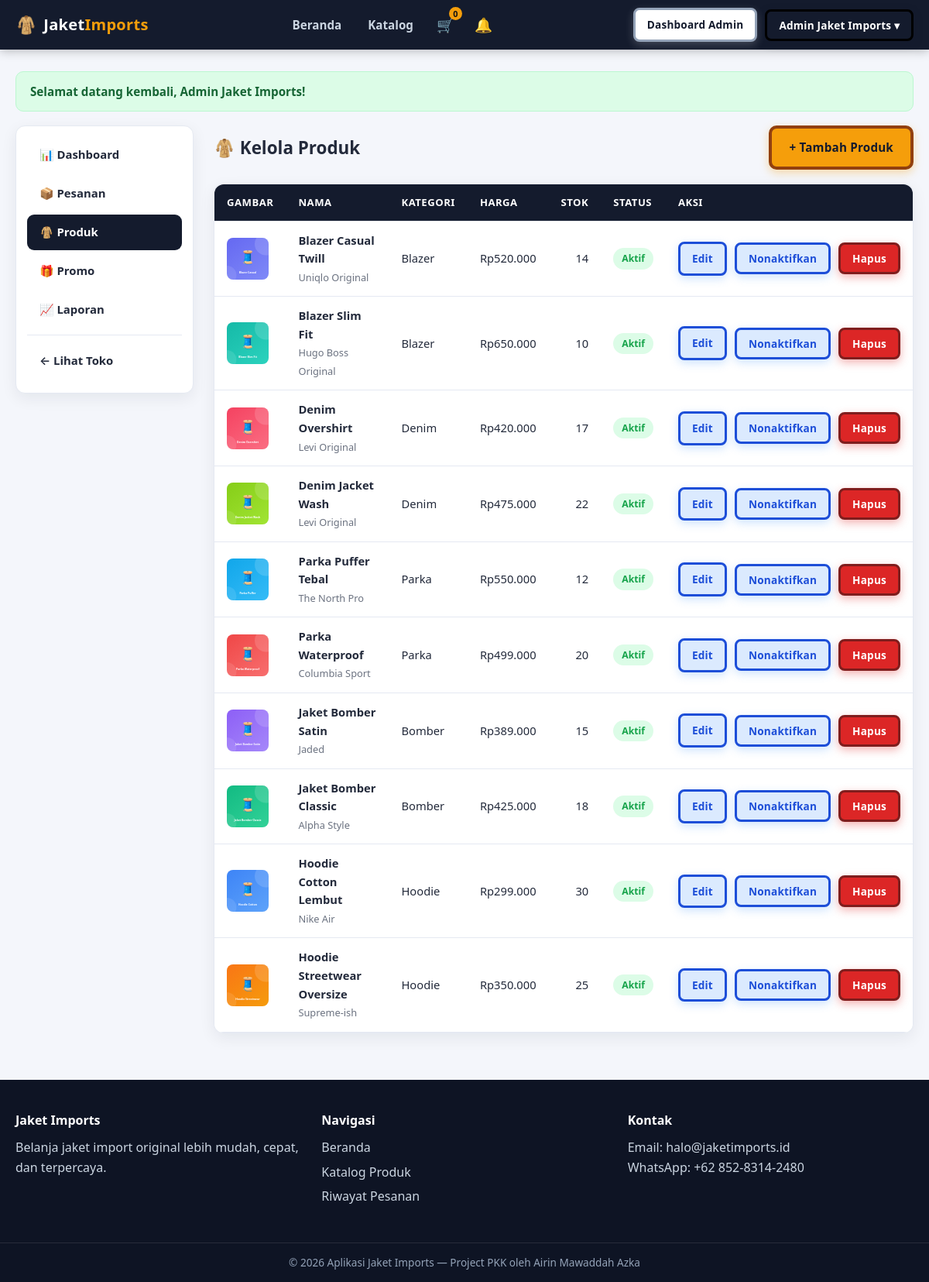
Page /admin/produk.php (signed in) on the committed database.
### tables this page shows
CREATE TABLE IF NOT EXISTS products (
  id INT UNSIGNED AUTO_INCREMENT PRIMARY KEY,
  category_id INT UNSIGNED DEFAULT NULL,
  name VARCHAR(150) NOT NULL,
  brand VARCHAR(80) NOT NULL DEFAULT 'Jacket Imports',
  description TEXT DEFAULT NULL,
  price DECIMAL(12,2) NOT NULL DEFAULT 0,
  stock INT NOT NULL DEFAULT 0,
  image VARCHAR(255) DEFAULT NULL,
  is_active TINYINT(1) NOT NULL DEFAULT 1,
  created_at TIMESTAMP DEFAULT CURRENT_TIMESTAMP,
  FOREIGN KEY (category_id) REFERENCES categories(id) ON DELETE SET NULL
);

CREATE TABLE IF NOT EXISTS categories (
  id INT UNSIGNED AUTO_INCREMENT PRIMARY KEY,
  name VARCHAR(80) NOT NULL,
  slug VARCHAR(100) NOT NULL UNIQUE
);

### includes/functions.php (called while the page is built, shortened)
<?php
function e($str) {
    return htmlspecialchars((string)$str, ENT_QUOTES, 'UTF-8');
}
function url($path = '') {
    return BASE_URL . '/' . ltrim($path, '/');
}
function rupiah($angka) {
    return 'Rp' . number_format((float)$angka, 0, ',', '.');
}
function product_image($product) {
    $img = $product['image'] ?? null;
    if ($img && file_exists(__DIR__ . '/../images/' . $img)) {
        return url('images/' . $img);
    }
    return url('images/placeholder.svg');
}

### admin/produk.php (the view, shortened to what this page needs)
<?php
require_once __DIR__ . '/../includes/header.php';
    ?>
    <?php
$products = $pdo->query(
    'SELECT p.*, c.name AS category_name FROM products p
     LEFT JOIN categories c ON c.id = p.category_id ORDER BY p.id DESC'
)->fetchAll();
?>
<div class="admin-layout">
    <?php require __DIR__ . '/_sidebar.php'; ?>
    <div>
        <div class="section-head" style="margin-top:0">
            <h2>🧥 Kelola Produk</h2>
            <a class="btn btn-primary" href="<?= url('admin/produk.php?action=add') ?>">+ Tambah Produk</a>
        </div>
        <div class="card">
            <div class="table-wrap">
                <table class="table">
                    <thead>
                        <tr><th>Gambar</th><th>Nama</th><th>Kategori</th><th>Harga</th><th>Stok</th><th>Status</th><th>Aksi</th></tr>
                    </thead>
                    <tbody>
                    <?php foreach ($products as $p): ?>
                        <tr>
                            <td><img class="thumbnail" src="<?= e(product_image($p)) ?>" alt=""></td>
                            <td><strong><?= e($p['name']) ?></strong><br><span class="text-muted" style="font-size:.8rem"><?= e($p['brand']) ?></span></td>
                            <td><?= e($p['category_name'] ?? '—') ?></td>
                            <td class="num"><?= rupiah($p['price']) ?></td>
                            <td class="num">
                                <?= (int)$p['stock'] ?>
                            </td>
                            <td><?= $p['is_active'] ? '<span class="badge badge-success">Aktif</span>' : '<span class="badge badge-secondary">Nonaktif</span>' ?></td>
                            <td>
                                <div class="flex">
                                    <a class="btn btn-sm btn-outline-dark" href="<?= url('admin/produk.php?action=edit&id=' . $p['id']) ?>">Edit</a>
                                    <form method="post"><?= csrf_field() ?>
                                        <button class="btn btn-sm btn-outline-dark" type="submit"><?= $p['is_active'] ? 'Nonaktifkan' : 'Aktifkan' ?></button>
                                    </form>
                                    <form method="post"><?= csrf_field() ?>
                                        <button class="btn btn-sm btn-danger" type="submit" data-confirm="Hapus produk ini?">Hapus</button>
                                    </form>
                                </div>
                            </td>
                        </tr>
                    <?php endforeach; ?>
                    </tbody>
                </table>
            </div>
        </div>
    </div>
</div>
<?php require_once __DIR__ . '/../includes/footer.php'; ?>

### assets/css/style.css (style rules this page uses)
* { box-sizing: border-box; margin: 0; padding: 0; }
body { font-family: 'Segoe UI', system-ui, -apple-system, Roboto, Arial, sans-serif; background: var(--bg); color: var(--text); line-height: 1.6; min-height: 100vh; display: flex; flex-direction: column; }
a { color: var(--info); text-decoration: none; }
img { max-width: 100%; display: block; }
.btn { display: inline-flex; align-items: center; justify-content: center; gap: 8px; padding: 12px 22px; border-radius: 10px; border: 4px solid transparent; font-size: .95rem; font-weight: 800; letter-spacing: .2px; cursor: pointer; transition: .2s; font-family: inherit; }
.btn-primary { background: var(--accent); color: #141b2d; border-color: #92400e; box-shadow: 0 4px 12px rgba(245, 158, 11, .35); }
.btn-outline-dark { background: #dbeafe; border-color: #1d4ed8; color: #1d4ed8; box-shadow: 0 4px 12px rgba(96, 165, 250, .3); }
.btn-danger { background: var(--danger); color: #fff; border-color: #7f1d1d; box-shadow: 0 4px 12px rgba(220, 38, 38, .35); }
.btn-sm { padding: 8px 15px; font-size: .85rem; border-radius: 8px; border-width: 3px; }
.card { background: var(--card); border: 1px solid var(--border); border-radius: var(--radius); box-shadow: var(--shadow); }
.section-head { display: flex; align-items: center; justify-content: space-between; margin: 28px 0 18px; }
.section-head h2 { font-size: 1.4rem; font-weight: 800; }
.badge { display: inline-block; padding: 4px 11px; border-radius: 20px; font-size: .76rem; font-weight: 700; }
.badge-success { background: #dcfce7; color: var(--success); }
.table { width: 100%; border-collapse: collapse; background: var(--card); border-radius: var(--radius); overflow: hidden; }
.table th, .table td { padding: 13px 16px; text-align: left; border-bottom: 1px solid var(--border); font-size: .92rem; }
.table thead th { background: var(--dark); color: #fff; font-weight: 700; font-size: .82rem; text-transform: uppercase; letter-spacing: .5px; }
.table .num { text-align: right; }
.admin-layout { display: grid; grid-template-columns: 230px 1fr; gap: 26px; align-items: start; }
.text-muted { color: var(--muted); }
.flex { display: flex; gap: 10px; align-items: center; }
.thumbnail { width: 54px; height: 54px; object-fit: cover; border-radius: 8px; background: #f1f3f9; }
.table-wrap { overflow-x: auto; }

### rows in the picture
products: image (picture), name "Blazer Casual Twill", brand "Uniqlo Original", category.name "Blazer", price "Rp520.000", stock "14", is_active "Aktif"
products: image (picture), name "Blazer Slim Fit", brand "Hugo Boss Original", category.name "Blazer", price "Rp650.000", stock "10", is_active "Aktif"
products: image (picture), name "Denim Overshirt", brand "Levi Original", category.name "Denim", price "Rp420.000", stock "17", is_active "Aktif"
products: image (picture), name "Denim Jacket Wash", brand "Levi Original", category.name "Denim", price "Rp475.000", stock "22", is_active "Aktif"
products: image (picture), name "Parka Puffer Tebal", brand "The North Pro", category.name "Parka", price "Rp550.000", stock "12", is_active "Aktif"
products: image (picture), name "Parka Waterproof", brand "Columbia Sport", category.name "Parka", price "Rp499.000", stock "20", is_active "Aktif"
products: image (picture), name "Jaket Bomber Satin", brand "Jaded", category.name "Bomber", price "Rp389.000", stock "15", is_active "Aktif"
products: image (picture), name "Jaket Bomber Classic", brand "Alpha Style", category.name "Bomber", price "Rp425.000", stock "18", is_active "Aktif"
products: image (picture), name "Hoodie Cotton Lembut", brand "Nike Air", category.name "Hoodie", price "Rp299.000", stock "30", is_active "Aktif"
products: image (picture), name "Hoodie Streetwear Oversize", brand "Supreme-ish", category.name "Hoodie", price "Rp350.000", stock "25", is_active "Aktif"

### other values in the picture
$cartTotal "0"
$user['name'] "Admin Jaket Imports"
$f['message'] "Selamat datang kembali, Admin Jaket Imports!"
